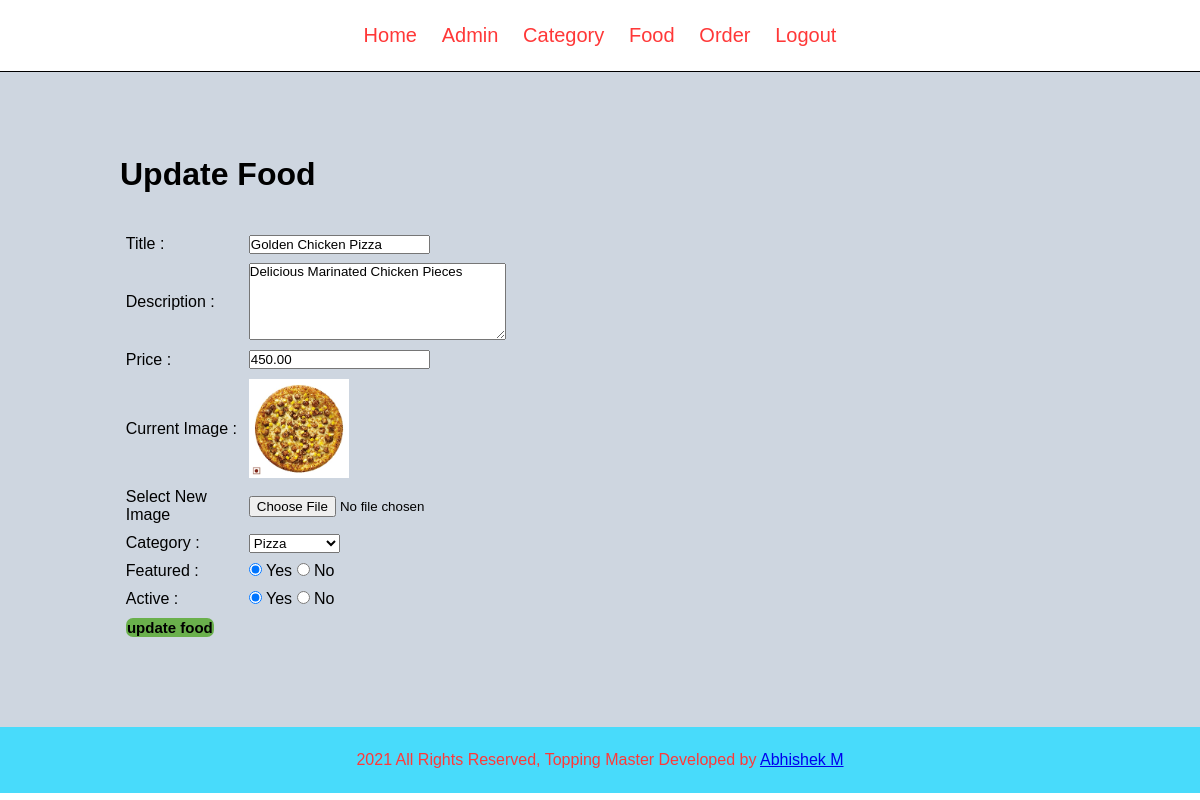
Screenshot of /admin/update-food.php?id=15 (signed in) with the database file from the repository.
### tables this page shows
CREATE TABLE `tbl_food` (
  `id` int(10) UNSIGNED NOT NULL,
  `title` varchar(100) NOT NULL,
  `description` text NOT NULL,
  `price` decimal(10,2) NOT NULL,
  `image_name` varchar(255) NOT NULL,
  `category_id` int(10) UNSIGNED NOT NULL,
  `featured` varchar(10) NOT NULL,
  `active` varchar(10) NOT NULL
);

CREATE TABLE `tbl_category` (
  `id` int(10) UNSIGNED NOT NULL,
  `title` varchar(100) NOT NULL,
  `image_name` varchar(255) NOT NULL,
  `featured` varchar(10) NOT NULL,
  `active` varchar(10) NOT NULL
);

### admin/update-food.php (the view, shortened to what this page needs)
<?php include('partial/menu.php') ?>
<div class="main-content">
    <div class="wrapper">
        <h1>Update Food</h1>
        <br><br>
        <?php
            if(isset($_GET['id']))
            {
                $id = $_GET['id'];
                $sql2 = "SELECT * FROM tbl_food WHERE id=$id";
                $res2 = mysqli_query($conn, $sql2);
                $row2=mysqli_fetch_assoc($res2);
                $title = $row2['title'];
                $description = $row2['description'];
                $price = $row2['price'];
                $current_image = $row2['image_name'];
                $current_category = $row2['category_id'];
                $featured = $row2['featured'];
                $active = $row2['active'];
            }
            else
            {
                header('location:'.SITEURL.'admin/manage-food.php');
            }
        ?>
        <form action="" method="POST" enctype = "multipart/form-data">
            <table class = "tbl-30">
                <tr>
                    <td>Title :</td>
                    <td>
                        <input type="text" name="title" value= "<?php echo $title; ?>">
                    </td>
                </tr>
                <tr>
                    <td>Description :</td>
                    <td>
                        <textarea name="description"  cols="30" rows="5" ><?php echo $description ; ?></textarea>
                    </td>
                </tr>
                <tr>
                    <td>Price :</td>
                    <td>
                        <input type="number" name="price" value= "<?php echo $price; ?>" >
                    </td>
                </tr>
                <tr>
                    <td>Current Image :</td>
                    <td>
                        <?php
                            if($current_image == "")
                            {
                                echo "<div class = 'error'>Image not available<?div>";
                            }
                            else
                            {
                                ?>
                                <img src="<?php echo SITEURL; ?>images/food/<?php echo $current_image ; ?> " width="100px">
                                <?php
                            }
                        ?>
                    </td>
                </tr>
                <tr>
                    <td>Select New Image</td>
                    <td>
                        <input type="file" name="image" >
                    </td>
                </tr>
                <tr>
                    <td>Category :</td>
                    <td>
                        <select name="category">
                            <?php
                                $sql = "SELECT * FROM tbl_category WHERE active='Yes'";
                                $res = mysqli_query($conn, $sql);
                                $count = mysqli_num_rows($res);
                                if($count>0)
                                {
                                    while($row=mysqli_fetch_assoc($res))
                                    {
                                        $category_title = $row['title'];
                                        $category_id = $row['id'];
                                        ?>
                                            <option <?php if($current_category == $category_id){echo "selected";} ?> value="<?php echo $category_id; ?>"><?php echo $category_title ; ?> </option>
                                        <?php
                                    }
                                }
                                else
                                {
                                    echo "<option value='0'> Category Not Available </option>";
                                }
                            ?>
                        </select>
                    </td>
                </tr>
                <tr>
                    <td>Featured : </td>
                    <td>
                        <input <?php if($featured=="Yes") {echo "checked";} ?> type="radio" name="featured" value="Yes"> Yes
                        <input <?php if($featured=="No") {echo "checked";} ?> type="radio" name="featured" value="No"> No
                    </td>
                </tr>
                <tr>
                    <td>Active : </td>
                    <td>
                        <input <?php if($active=="Yes") {echo "checked";} ?> type="radio" name="active" value="Yes"> Yes
                        <input <?php if($active=="No") {echo "checked";} ?> type="radio" name="active" value="No"> No
                    </td>
                </tr>
                <tr>
                    <td>
                        <input type="submit" name="submit" value="update food" class= " btn btn-secondary">
                    </td>
                </tr>
            </table>
        </form>
    </div>
</div>
<?php include('partial/footer.php') ?>

### css/owner.css (style rules this page uses)
* { margin: 0; padding: 0; font-family: Arial, Helvetica, sans-serif; }
.wrapper { width: 80%; padding:2%; margin: 0 auto; }
.tbl-30 { width:40%; }
table tr td { padding: 1%; text-align: left; }
.btn { padding: 1%; border: none; font-size: 15px; border-radius:7px; }
.btn-secondary { background-color: #6ab04c; padding: 1%; color: black; text-decoration: none; font-weight: bold; }
.main-content { background-color: #ced6e0; padding: 5% 0; }

### rows the page displays
tbl_food: title "Golden Chicken Pizza", description "Delicious Marinated Chicken Pieces", price "450.00", image_name (picture), category "Pizza", featured "☑", active "☑"
